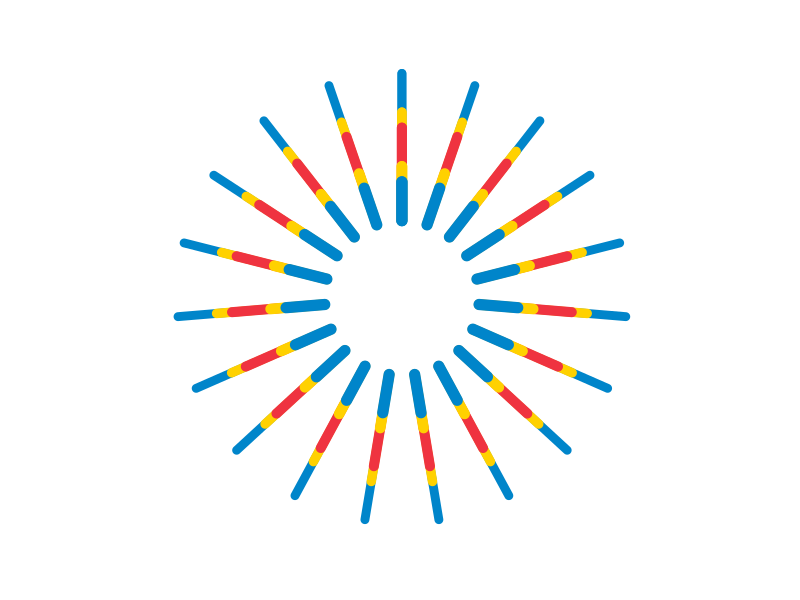
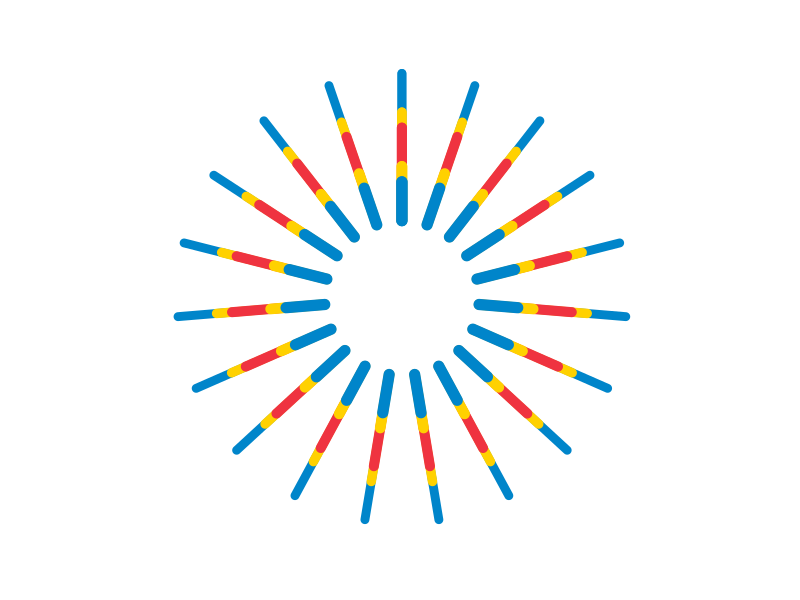

The R source for these figures, in order:
# Load the required packages 

# install.packages("ggthemes")
# install.packages("ggplot2")
# install.packages("tidyverse")
library(tidyverse)
library(ggplot2)
library(ggthemes)

# Generate the lines

lines1 = tibble(
  x = seq(0, 38, by = 2),
  xend=x,
  y=rep(0, 20),
  yend=c(rep(c(2.5), 19), 2.5))

lines2 = tibble(
  x = seq(0, 38, by = 2),
  xend=x,
  y=rep(0, 20),
  yend=c(rep(c(3.5), 19), 3.5))

lines3 = tibble(
  x = seq(0, 38, by = 2),
  xend=x,
  y=rep(0, 20),
  yend=c(rep(c(6), 19), 6))

lines4 = tibble(
  x = seq(0, 38, by = 2),
  xend=x,
  y=rep(0, 20),
  yend=c(rep(c(7), 19), 7))

lines5 = tibble(
  x = seq(0, 38, by = 2),
  xend=x,
  y=rep(0, 20),
  yend=c(rep(c(9.5), 19), 9.5))

ggplot() + 
  geom_segment(data=lines5, color = "#0085CA", size = 3, lineend = "round",
               aes(x=x, xend=xend,
                   y=y, yend=yend)) + 
  geom_segment(data=lines4, color = "#FFD100", size = 3.2, lineend = "round",
               aes(x=x, xend=xend,
                   y=y, yend=yend)) +
  geom_segment(data=lines3, color = "#EF3340", size = 3.4, lineend = "round",
               aes(x=x, xend=xend,
                   y=y, yend=yend)) + 
  geom_segment(data=lines2, color = "#FFD100", size = 3.6, lineend = "round",
               aes(x=x, xend=xend,
                   y=y, yend=yend)) + 
  geom_segment(data=lines1, color = "#0085CA", size = 3.8, lineend = "round",
               aes(x=x, xend=xend,
                   y=y, yend=yend)) + 
  ylim(-5, 10) +
  coord_polar() + 
  theme(axis.title.x=element_blank(),
        axis.text.x=element_blank(),
        axis.ticks.x=element_blank()) + 
  theme(axis.title.y=element_blank(),
        axis.text.y=element_blank(),
        axis.ticks.y=element_blank()) + 
  theme(panel.background = element_rect(fill = "white", colour = "white")) 


# Save the plot
ggsave("images/dem_rep_congo/dem_rep_congo_colors.png", width = 10, height = 10)
